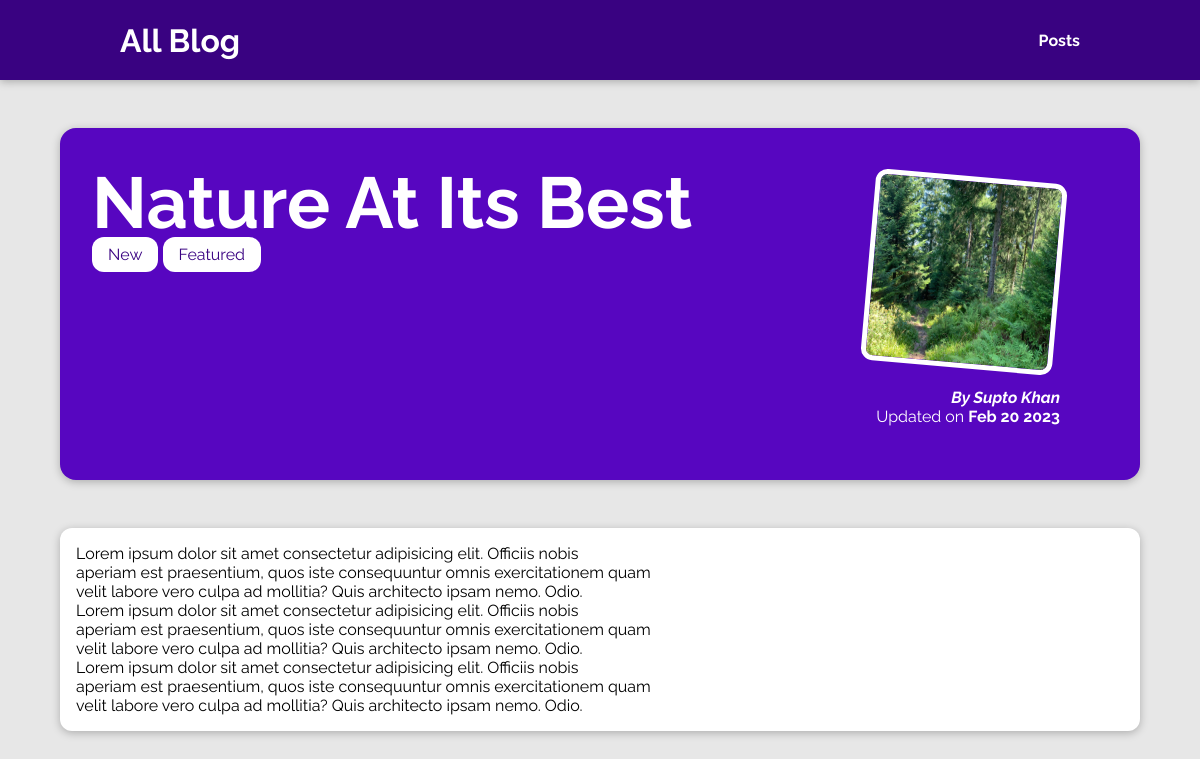
The page /posts/nature-at-its-best on the database its author committed.
### blog/models.py (models this page shows, shortened)
class Post(models.Model):
    title = models.CharField(max_length=150)
    excerpt = models.CharField(max_length=200)
    image_name = models.CharField(max_length=500)
    date = models.DateField(auto_now=True)
    slug = models.SlugField(unique=True, db_index=True)
    content = models.TextField(validators=[MinLengthValidator(10)])
    author = models.ForeignKey(
        Author, on_delete=models.SET_NULL, null=True, related_name="posts")
    tags = models.ManyToManyField(Tag)

class Tag(models.Model):
    caption = models.CharField(max_length=30)

class Author(models.Model):
    first_name = models.CharField(max_length=100)
    last_name = models.CharField(max_length=100)
    email = models.EmailField()
    def full_name(self):
        return f"{self.first_name} {self.last_name}"
    def __str__(self) -> str:
        return self.full_name()

### blog/views.py (the view)
# urls.py: path("posts/<slug:slug>", views.post_details, name="post-details-page")
def post_details(request, slug):
    post = get_object_or_404(Post, slug=slug)
    return render(request, 'blog/post-details.html', {
        "post": post,
        "post_tags": post.tags.all()
    })

### blog/templates/blog/post-details.html (shortened to what this page needs)
{% extends 'base.html' %}
{% load static %}
{% block css_files %}
  <link rel="stylesheet" href="{% static 'blog/css/post-details.css' %}">
{% endblock %}
{% block content %}
  <section id="summary">
    <h2>{{ post.title | title}}</h2>
    <div>
      {% for tag in post_tags %}
        <span>{{ tag.caption }}</span>
      {% endfor %}
    </div>
    <article>
      <img src="{% static 'blog/img/'|add:post.image_name %}" alt="{{ post.title }}">
      <address>By <a href="mailto:{{post.author.email}}"> {{ post.author | title}}</a></address>
      <div>
        Updated on <time>{{ post.date | date:"M d Y"  }}</time>
      </div>
    </article>
  </section>
  <main>
    <p>
     {{ post.content | linebreaks }}
    </p>
  </main>
{% endblock %}

### static/css/style.css (style rules this page uses)
*, *::before, *::after { margin: 0; padding: 0; box-sizing: border-box; }
html { font-family: "Raleway", sans-serif; scroll-behavior: smooth; }
body { margin: 0; }
h1, h2, h3 { font-family: "Raleway", sans-serif; font-weight: bold; }

### blog/static/blog/css/post-details.css (style rules this page uses)
body { background-color: #e7e7e7; }
#summary { margin: 8rem auto 3rem auto; padding: 2rem; width: 90%; max-width: 90rem; border-radius: 16px; background-color: #5706c0; position: relative; box-shadow: 0 2px 8px rgba(0, 0, 0, 0.25); height: 22rem; }
#summary h2 { color: white; font-size: 4.5rem; }
#summary article { position: absolute; top: 2rem; right: 3rem; padding: 1rem 2rem; border-radius: 12px; text-align: right; color: white; }
#summary article img { width: 12rem; height: 12rem; border-radius: 12px; transform: rotateZ(5deg); border: 5px solid white; margin-bottom: 1rem; }
#summary address { font-weight: bold; }
#summary time { font-weight: bold; }
#summary a { color: white; text-decoration: none; }
#summary span { background: white; color: #390281; border-radius: 12px; padding: 0.5rem 1rem; }
main { width: 90%; max-width: 90rem; margin: 3rem auto; background-color: white; padding: 1rem; border-radius: 12px; box-shadow: 0 2px 8px rgba(0, 0, 0, 0.25); }

### rows shown on the page
Post: title "Nature At Its Best", image_name (picture), author "Supto Khan", date "Feb 20 2023", content "Lorem ipsum dolor sit amet consectetur adipisicing elit. Officiis nobis aperiam est praesentium, quos iste consequuntur omnis exercitationem quam velit labore vero culpa ad mollitia? Quis architecto ipsam nemo. Odio. Lorem ipsum dolor sit amet consectetur adipisicing elit. Officiis nobis aperiam est praesentium, quos iste consequuntur omnis exercitationem quam velit labore vero culpa ad mollitia? Quis architecto ipsam nemo. Odio. Lorem ipsum dolor sit amet consectetur adipisicing elit. Officiis nobis aperiam est praesentium, quos iste consequuntur omnis exercitationem quam velit labore vero culpa ad mollitia? Quis architecto ipsam nemo. Odio."
Tag: caption "New"
Tag: caption "Featured"
